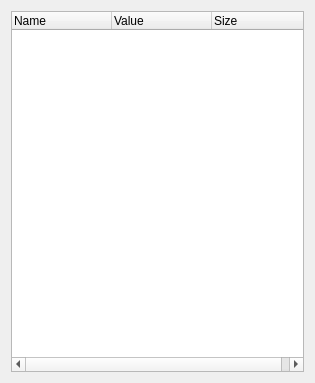
<?xml version="1.0" encoding="UTF-8"?>
<ui version="4.0">
 <class>StructViewWidget</class>
 <widget class="QWidget" name="StructViewWidget">
  <property name="geometry">
   <rect>
    <x>0</x>
    <y>0</y>
    <width>315</width>
    <height>383</height>
   </rect>
  </property>
  <property name="windowTitle">
   <string>Form</string>
  </property>
  <layout class="QVBoxLayout" name="verticalLayout">
   <item>
    <widget class="QTreeWidget" name="treeWidget">
     <property name="editTriggers">
      <set>QAbstractItemView::NoEditTriggers</set>
     </property>
     <column>
      <property name="text">
       <string>Name</string>
      </property>
     </column>
     <column>
      <property name="text">
       <string>Value</string>
      </property>
     </column>
     <column>
      <property name="text">
       <string>Size</string>
      </property>
     </column>
    </widget>
   </item>
  </layout>
 </widget>
 <resources/>
 <connections/>
</ui>
